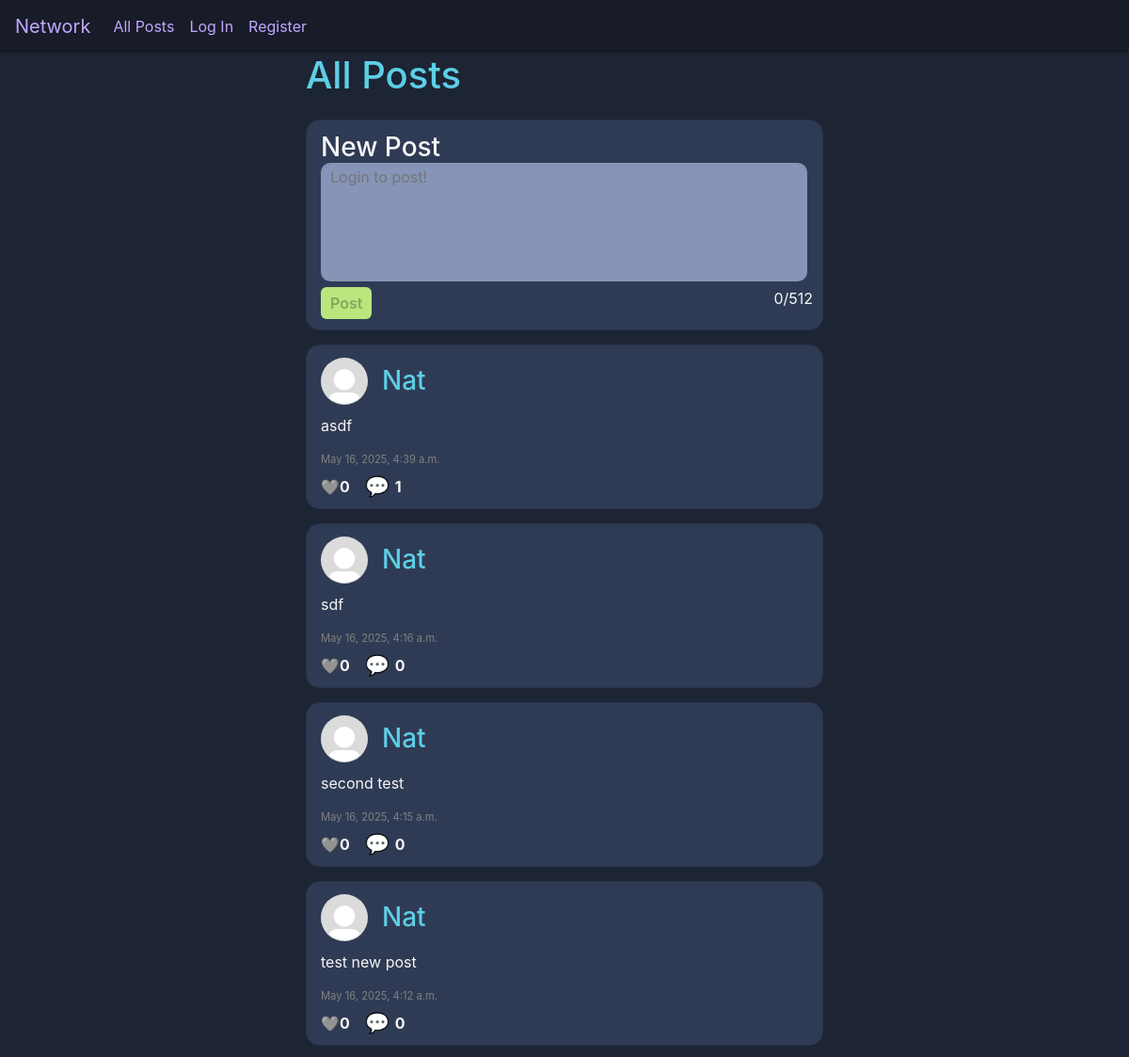
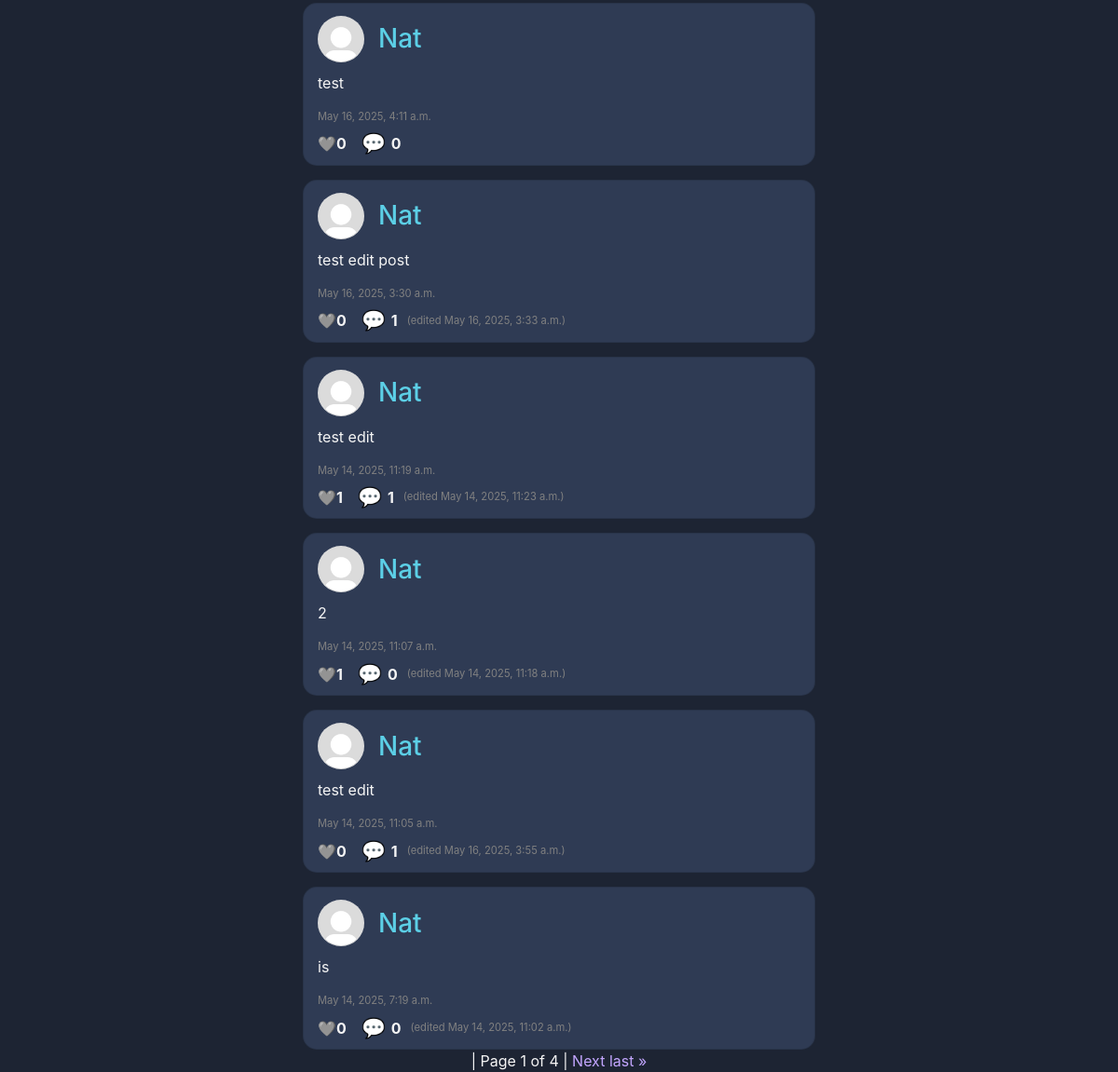
The page / on the database its author committed (2 pictures, top to bottom).
### network/models.py (models this page shows, shortened)
class Post(models.Model):
    profile = models.ForeignKey("Profile", on_delete=models.CASCADE, related_name="posts")
    content = models.TextField(blank=False, null=False)
    likes = models.ManyToManyField("Profile", blank=True, related_name="liked_posts")
    timestamp = models.DateTimeField(auto_now_add=True)
    edited_timestamp = models.DateTimeField(auto_now_add=False, null=True) # TODO
    @property
    def like_count(self):
        return self.likes.count()
    @property
    def comment_count(self):
        return self.comment_set.count()

class Profile(models.Model):
    user = models.OneToOneField(User, on_delete=models.CASCADE)
    following = models.ManyToManyField("self", symmetrical=False, blank=True, related_name="followers")
    saved_posts = models.ManyToManyField("Post", blank=True, related_name="saved_by_profiles")
    profile_picture = models.ImageField(upload_to='profile_pics/', blank=True, null=True) # TODO
    profile_picture_url = models.URLField(blank=True, null=True) # TODO
    bio = models.CharField(max_length=512, null=True, blank=True) # TODO
    @property
    def display_picture(self):
        if self.profile_picture:
            return self.profile_picture.url
        elif self.profile_picture_url:
            return self.profile_picture_url
        return '/static/images/default_pic.jpg' # Default if user has not uploaded a picture

class User(AbstractUser):
    pass

### network/views.py (the view)
# urls.py: path("", views.index, name="index"),
def index(request):
    return post_paginator(
        request,
        query=Post.objects.select_related("profile").order_by("-timestamp"),
        template="network/index.html",
        title="All Posts",
    )

### network/models.py (called while the page is built)
    @property
    def reply_count(self):
        return self.replies.count()

    @property
    def like_count(self):
        return self.likes.count()

### network/views.py (called while the page is built)
def post_paginator(request, query, template, title, **kwargs):
    paginator = Paginator(query, 10)
    page_number = request.GET.get("page")
    page_obj = paginator.get_page(page_number)
    return render(request, template, {
        "page_obj": page_obj,
        "title": title,
        **kwargs # Optional context arguments
    })

### network/templates/network/index.html (shortened to what this page needs)
{% extends "network/layout.html" %}
{% load static %}
{% block body %}
    <div class="header-div">
        <h1 class="header-txt">All Posts</h1>
    </div>
    <div class="card post-div">
        <form id="post-form">
            <h3>New Post</h3>
            <textarea class="form-textarea" id="post-content" rows="5" cols="50" {% if  not request.user.is_authenticated %}placeholder="Login to post!" disabled{% endif %} maxlength="512" required></textarea>
            <div class="char-count-div">
                <button id="post-btn" class="post-btn btn-base submit-btn"{% if not request.user.is_authenticated %}disabled{% endif %}>Post</button>
                <p><span id="char-count">0</span>/512</p>
            </div>
        </form>
    </div>
    {% include "network/partials/load_posts.html" with page_obj=page_obj %}
{% endblock %}

### network/templates/network/partials/load_posts.html (shortened to what this page needs)
<div class="posts-div">
    {% for post in page_obj %}
        <div class="post-div card">
            <div class="post-card-header">
                <img src="{{ post.profile.display_picture }}" class="profile-picture-base picture-small" alt="Profile picture for {{ post.profile.username }}">
                <h3><a class="header-txt" href="{% url 'profile' username=post.profile.user.username %}">{{ post.profile.user.username }}</a></h3>
            </div>
            <div class="post-text-div">
                <p class="post-text">{{ post.content }}</p>
            </div>
            <p class="timestamp-txt">{{ post.timestamp }}</p>
            <div class="interact-div">
                {% if user.is_authenticated %}
                    <button class="post-like-btn post-interact-btn" data-id="{{ post.id }}"
                    data-liked="{% if user.profile in post.likes.all %}true{% else %}false{% endif %}">❤️</button>
                {% else %}
                    🩶
                {% endif %}
                <strong class="like-count count">{{ post.like_count }}</strong>
                <button class="comment-btn post-interact-btn">💬</button>
                <strong class="comment-count count">{{ post.comment_count }}</strong>
                <p class="edited-timestamp-txt timestamp-txt">
                    {% if post.edited_timestamp %}
                        (edited {{ post.edited_timestamp }})
                    {% endif %}
                </p>
            </div>
        </div>
    {% endfor %}
</div>
<div class="paginator">
    <span>
            <span class="current">
               | Page {{ page_obj.number }} of {{ page_obj.paginator.num_pages }} |
            </span>
        {% if page_obj.has_next %}
            <a href="?page={{ page_obj.next_page_number }}">Next</a>
            <a href="?page={{ page_obj.paginator.num_pages }}">last &raquo;</a>
        {% endif %}
    </span>
</div>

### network/static/network/styles.css (style rules this page uses)
:root { --primary: #5ccfe6; --secondary: #c3a6ff; --background: #1d2433; --light-background: #2f3b54; --dark-background: #171c28; --submit-btn: #bae67e; --cancel-btn: #ff903c; }
* { margin: 0; box-sizing: border-box; }
a { color: var(--secondary); }
.post-card-header { display: flex; gap: 15px; align-items: center; margin: 0 0 10px 0; }
.header-txt { align-self: flex-start; width: 550px; color: var(--primary); }
h3 { position: relative; top: 9px; }
.card { border-radius: 15px; width: 550px; margin-top: 15px; padding: 3px 0 1px 15px; background-color: var(--light-background); }
.profile-picture-base { border-radius: 100px; margin: 10px 0px 0px 0px; }
.picture-small { height: 50px; width: 50px; }
.form-textarea { background-color: #8695b7; color: whitesmoke; padding: 3px 10px; border-radius: 10px; border: none; resize: none; width: 97%; }
.posts-div { flex-grow: 1; }
.btn-base { border: none; border-radius: 6px; padding: 5px 10px 5px 10px; margin: 0px 10px 10px 0px; font-weight: 600; }
.submit-btn { background-color: var(--submit-btn); }
.post-interact-btn { border: none; background-color: inherit; font-size: 1.3rem; }
.interact-div { width: 100%; display: inline-flex; align-items: center; margin: 4px 0px 5px 0px; }
.count { margin-right: 10px; }
.char-count-div { display: flex; justify-content: space-between; padding: 0 10px 0 0; }
.timestamp-txt { font-size: 0.7rem; color: grey; margin: 0; }

### rows shown on the page
Post: profile.user.username "Nat", content "asdf", timestamp "May 16, 2025, 4:39 a.m.", like_count "0", comment_count "1"
Post: profile.user.username "Nat", content "sdf", timestamp "May 16, 2025, 4:16 a.m.", like_count "0", comment_count "0"
Post: profile.user.username "Nat", content "second test", timestamp "May 16, 2025, 4:15 a.m.", like_count "0", comment_count "0"
Post: profile.user.username "Nat", content "test new post", timestamp "May 16, 2025, 4:12 a.m.", like_count "0", comment_count "0"
Post: profile.user.username "Nat", content "test", timestamp "May 16, 2025, 4:11 a.m.", like_count "0", comment_count "0"
Post: profile.user.username "Nat", content "test edit post", timestamp "May 16, 2025, 3:30 a.m.", like_count "0", comment_count "1", edited_timestamp "May 16, 2025, 3:33 a.m."
Post: profile.user.username "Nat", content "test edit", timestamp "May 14, 2025, 11:19 a.m.", like_count "1", comment_count "1", edited_timestamp "May 14, 2025, 11:23 a.m."
Post: profile.user.username "Nat", content "2", timestamp "May 14, 2025, 11:07 a.m.", like_count "1", comment_count "0", edited_timestamp "May 14, 2025, 11:18 a.m."
Post: profile.user.username "Nat", content "test edit", timestamp "May 14, 2025, 11:05 a.m.", like_count "0", comment_count "1", edited_timestamp "May 16, 2025, 3:55 a.m."
Post: profile.user.username "Nat", content "is", timestamp "May 14, 2025, 7:19 a.m.", like_count "0", comment_count "0", edited_timestamp "May 14, 2025, 11:02 a.m."

### other values the page prints
{{ page_obj.number }} "1"
{{ page_obj.paginator.num_pages }} "4"
